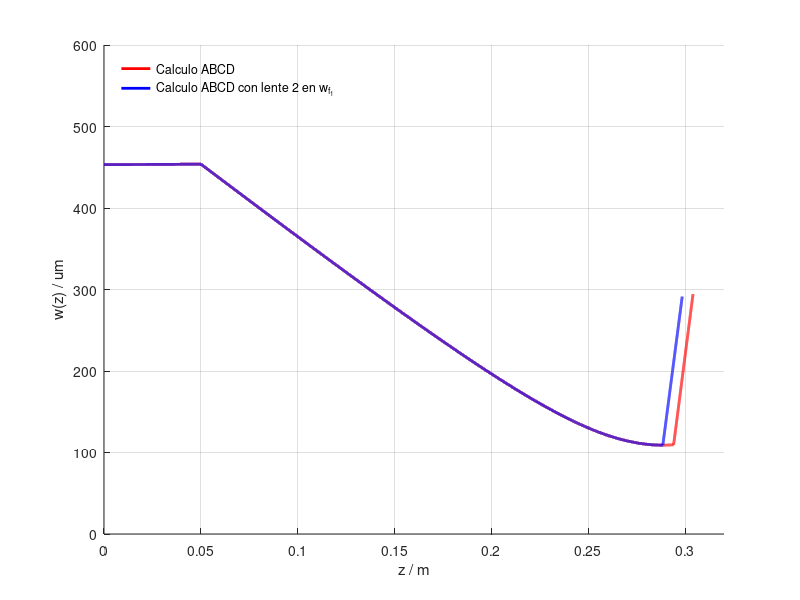

Here is the MATLAB script that generated this plot:
clear all; close all; clc;

w_0=453.3e-6;

lambda_0=632.8e-9;
L1=50e-3;
f1=250e-3;
f2=-6e-3;
L2=f1+f2;

z = 0:0.01e-3:L1+L2+10e-3; 
q_0_inv = -j*(lambda_0/(pi*(w_0^2)));
q_s_inv = [];
for i = 1:length(z)
    if (z(1,i) <= L1)
        matriz_abcd = [1, z(1,i); 0, 1];
    elseif ((z(1,i) > L1) && (z(1,i) <= (L1 + L2)))
        matriz_abcd = [1, (z(1,i) - L1); 0, 1]*[1, 0; (-1/f1), 1]*[1, L1; 0, 1];
    else
        matriz_abcd= [1, 0; (-1/f2), 1]*[1, L2; 0, 1]*[1, 0; (-1/f1), 1]*[1, L1; 0, 1];
        matriz_abcd = [1, (z(1,i) - L1 - L2); 0, 1]*matriz_abcd;
    endif
 
    q_s_inv(i,1) = (matriz_abcd(2,1) + matriz_abcd(2,2)*q_0_inv)/(matriz_abcd(1,1) + matriz_abcd(1,2)*q_0_inv);

    endfor
radio_inv_libre = real(q_s_inv);
ancho_libre = sqrt(-lambda_0./(pi*(imag(q_s_inv))));
[1, 0; (-1/f2), 1]*[1, L2; 0, 1]*[1, 0; (-1/f1), 1]*[1, L1; 0, 1]
figure(20);
hold on;
plot(z, ancho_libre*1e6, "r", "linewidth", 2);
grid on;
xlabel("z / m");
ylabel("w(z) / um");
xlim([0, 320e-3]);
%L2+L1-find(ancho_libre==min(ancho_libre))
L2=z(1,find(ancho_libre==min(ancho_libre)))-L1;%buscamos el punto w_f y ponemos ahi la segunda lente
ancho_libre(1,end)


z = 0:0.01e-3:L1+L2+10e-3; 
q_0_inv = -1i*(lambda_0/(pi*(w_0^2)));
q_s_inv = [];
for i = 1:length(z)
    if (z(1,i) <= L1)
        matriz_abcd = [1, z(1,i); 0, 1];
    elseif ((z(1,i) > L1) && (z(1,i) <= (L1 + L2)))
        matriz_abcd = [1, (z(1,i) - L1); 0, 1]*[1, 0; (-1/f1), 1]*[1, L1; 0, 1];
    else
        matriz_abcd = [1, (z(1,i) - L1 - L2); 0, 1]*[1, 0; (-1/f2), 1]*[1, L2; 0, 1]*[1, 0; (-1/f1), 1]*[1, L1; 0, 1];
    endif
 
    q_s_inv(i,1) = (matriz_abcd(2,1) + matriz_abcd(2,2)*q_0_inv)/(matriz_abcd(1,1) + matriz_abcd(1,2)*q_0_inv);
endfor
radio_inv_libre = real(q_s_inv);
ancho_libre = sqrt(-lambda_0./(pi*(imag(q_s_inv))));
[1, 0; (-1/f2), 1]*[1, L2; 0, 1]*[1, 0; (-1/f1), 1]*[1, L1; 0, 1]

plot(z, ancho_libre*1e6, "b", "linewidth", 2);
legend("Calculo ABCD","Calculo ABCD con lente 2 en w_{f_1}", "location", "northwest");
legend("boxoff");
ylim([0,600]);
ancho_libre(1,end)